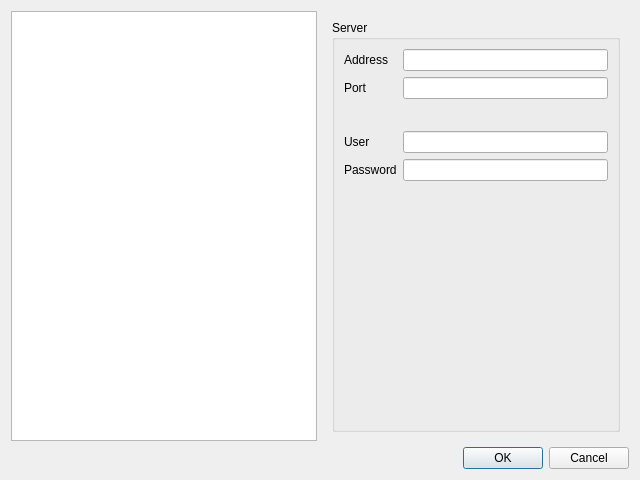
<?xml version="1.0" encoding="UTF-8"?>
<ui version="4.0">
 <class>ConfigDialog</class>
 <widget class="QDialog" name="ConfigDialog">
  <property name="geometry">
   <rect>
    <x>0</x>
    <y>0</y>
    <width>640</width>
    <height>480</height>
   </rect>
  </property>
  <property name="windowTitle">
   <string>Dialog</string>
  </property>
  <layout class="QGridLayout" name="gridLayout">
   <item row="0" column="0">
    <widget class="QListView" name="listView"/>
   </item>
   <item row="1" column="1">
    <widget class="QDialogButtonBox" name="buttonBox">
     <property name="orientation">
      <enum>Qt::Horizontal</enum>
     </property>
     <property name="standardButtons">
      <set>QDialogButtonBox::Cancel|QDialogButtonBox::Ok</set>
     </property>
    </widget>
   </item>
   <item row="0" column="1">
    <widget class="QStackedWidget" name="stackedWidget">
     <widget class="QWidget" name="page">
      <layout class="QGridLayout" name="gridLayout_2">
       <item row="0" column="0">
        <widget class="QGroupBox" name="groupBox">
         <property name="title">
          <string>Server</string>
         </property>
         <layout class="QFormLayout" name="formLayout">
          <property name="fieldGrowthPolicy">
           <enum>QFormLayout::AllNonFixedFieldsGrow</enum>
          </property>
          <item row="0" column="0">
           <widget class="QLabel" name="label">
            <property name="text">
             <string>Address</string>
            </property>
           </widget>
          </item>
          <item row="0" column="1">
           <widget class="QLineEdit" name="lineEdit"/>
          </item>
          <item row="1" column="1">
           <widget class="QLineEdit" name="lineEdit_2"/>
          </item>
          <item row="3" column="0">
           <widget class="QLabel" name="label_3">
            <property name="text">
             <string>User</string>
            </property>
           </widget>
          </item>
          <item row="3" column="1">
           <widget class="QLineEdit" name="lineEdit_3"/>
          </item>
          <item row="1" column="0">
           <widget class="QLabel" name="label_2">
            <property name="text">
             <string>Port</string>
            </property>
           </widget>
          </item>
          <item row="4" column="0">
           <widget class="QLabel" name="label_4">
            <property name="text">
             <string>Password</string>
            </property>
           </widget>
          </item>
          <item row="4" column="1">
           <widget class="QLineEdit" name="lineEdit_4"/>
          </item>
          <item row="2" column="1">
           <spacer name="horizontalSpacer">
            <property name="orientation">
             <enum>Qt::Horizontal</enum>
            </property>
            <property name="sizeHint" stdset="0">
             <size>
              <width>40</width>
              <height>20</height>
             </size>
            </property>
           </spacer>
          </item>
         </layout>
        </widget>
       </item>
      </layout>
     </widget>
     <widget class="QWidget" name="page_2"/>
    </widget>
   </item>
  </layout>
 </widget>
 <resources/>
 <connections>
  <connection>
   <sender>buttonBox</sender>
   <signal>accepted()</signal>
   <receiver>ConfigDialog</receiver>
   <slot>accept()</slot>
   <hints>
    <hint type="sourcelabel">
     <x>248</x>
     <y>254</y>
    </hint>
    <hint type="destinationlabel">
     <x>157</x>
     <y>274</y>
    </hint>
   </hints>
  </connection>
  <connection>
   <sender>buttonBox</sender>
   <signal>rejected()</signal>
   <receiver>ConfigDialog</receiver>
   <slot>reject()</slot>
   <hints>
    <hint type="sourcelabel">
     <x>316</x>
     <y>260</y>
    </hint>
    <hint type="destinationlabel">
     <x>286</x>
     <y>274</y>
    </hint>
   </hints>
  </connection>
 </connections>
</ui>
